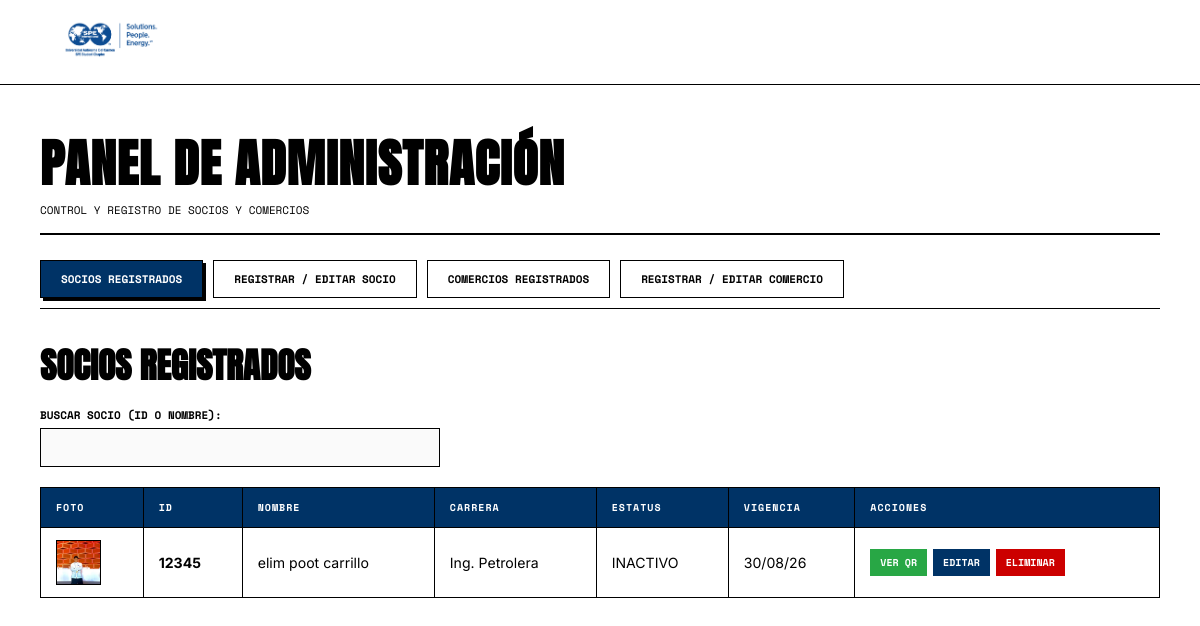
The page /admin on the database its author committed.
### tables this page shows
CREATE TABLE socios (
            id TEXT PRIMARY KEY,
            nombre TEXT NOT NULL,
            carrera TEXT NOT NULL,
            estatus TEXT NOT NULL,
            vigencia TEXT NOT NULL
        , foto TEXT);

### pageweb.py (the view, shortened to what this page needs)
@app.route('/admin', methods=['GET', 'POST'])
def admin():
    conn = get_db_connection()
    socios = conn.execute('SELECT * FROM socios').fetchall()
    locales = conn.execute('SELECT * FROM locales').fetchall()
    especiales_map = {}
    for l in locales:
        rows = conn.execute('SELECT titulo, descripcion, precio, foto, terminos FROM especiales_locales WHERE local_id = ?', (l['id'],)).fetchall()
        especiales_map[l['id']] = [dict(r) for r in rows]
    conn.close()
    return render_template('admin.html', socios=socios, locales=locales, especiales_map=especiales_map, condiciones_default=CONDICIONES_DEFAULT)

### pageweb.py (called while the page is built)
def get_db_connection():
    conn = sqlite3.connect(DB_NAME)
    conn.row_factory = sqlite3.Row
    return conn

### templates/admin.html (shortened to what this page needs)
<!DOCTYPE html>
<html lang="es">
<head>
</head>
<body>
    <nav class="admin-navbar">
        <a href="/">
            <img src="{{ url_for('static', filename='logo.png') }}" alt="Logo SPE" class="logo-img">
        </a>
    </nav>
    <div class="admin-container">
        <header class="admin-header">
            <h1>Panel de Administración</h1>
            <p style="font-family: 'Space Mono', monospace; font-size: 11px;">CONTROL Y REGISTRO DE SOCIOS Y COMERCIOS</p>
        </header>
        <div class="tabs-nav">
            <button class="tab-btn active" id="btn-tab-socios-lista" onclick="switchTab('tab-socios-lista', this)">Socios Registrados</button>
            <button class="tab-btn" id="btn-tab-socio-form" onclick="switchTab('tab-socio-form', this)">Registrar / Editar Socio</button>
            <button class="tab-btn" id="btn-tab-locales-lista" onclick="switchTab('tab-locales-lista', this)">Comercios Registrados</button>
            <button class="tab-btn" id="btn-tab-local-form" onclick="switchTab('tab-local-form', this)">Registrar / Editar Comercio</button>
        </div>
        <div id="tab-socios-lista" class="tab-content active table-section">
            <h2>Socios Registrados</h2>
            <div class="search-box">
                <label>BUSCAR SOCIO (ID O NOMBRE):</label>
                <input type="text" id="search-socios" onkeyup="buscarSocios()">
            </div>
            <table id="table-socios">
                <thead>
                    <tr>
                        <th>Foto</th>
                        <th>ID</th>
                        <th>Nombre</th>
                        <th>Carrera</th>
                        <th>Estatus</th>
                        <th>Vigencia</th>
                        <th>Acciones</th>
                    </tr>
                </thead>
                <tbody>
                    {% for s in socios %}
                    <tr>
                        <td>
                            {% if s.foto %}
                                <img src="{{ url_for('static', filename='fotos/' + s.foto) }}" class="thumb-img">
                            {% else %}
                                S/F
                            {% endif %}
                        </td>
                        <td><strong>{{ s.id }}</strong></td>
                        <td>{{ s.nombre }}</td>
                        <td>{{ s.carrera }}</td>
                        <td>{{ s.estatus }}</td>
                        <td>{{ s.vigencia }}</td>
                        <td>
                            <div class="action-btns">
                                <a href="{{ url_for('validar_socio', id=s.id) }}" target="_blank" class="btn-qr">Ver QR</a>
                                <button type="button" class="btn-edit" onclick="editarSocio('{{ s.id }}', '{{ s.nombre }}', '{{ s.carrera }}', '{{ s.estatus }}', '{{ s.vigencia }}')">Editar</button>
                                <form action="/admin" method="POST" onsubmit="return confirm('¿Eliminar socio?');" style="display:inline;">
                                    <button type="submit" class="btn-delete">Eliminar</button>
                                </form>
                            </div>
                        </td>
                    </tr>
                    {% else %}
                    <tr><td colspan="7">No hay socios registrados.</td></tr>
                    {% endfor %}
                </tbody>
            </table>
        </div>
    </div>
</body>
</html>

### templates/admin.html (style rules this page uses)
* { box-sizing: border-box; margin: 0; padding: 0; }
body { background-color: #ffffff; color: #000000; font-family: 'Inter', sans-serif; }
.admin-navbar { padding: 20px 60px; display: flex; justify-content: space-between; align-items: center; border-bottom: 1px solid #000000; background: #ffffff; }
.admin-navbar .logo-img { height: 40px; width: auto; }
.admin-container { max-width: 1200px; margin: 40px auto; padding: 0 40px; }
.admin-header { margin-bottom: 25px; border-bottom: 2px solid #000000; padding-bottom: 15px; }
.admin-header h1 { font-family: 'Anton', sans-serif; font-size: 3.2rem; text-transform: uppercase; letter-spacing: 1px; }
.tabs-nav { display: flex; gap: 10px; margin-bottom: 30px; border-bottom: 1px solid #000000; padding-bottom: 10px; flex-wrap: wrap; }
.tab-btn { background: #ffffff; color: #000000; border: 1px solid #000000; padding: 10px 20px; font-family: 'Space Mono', monospace; font-size: 11px; font-weight: 700; text-transform: uppercase; cursor: pointer; transition: all 0.2s ease; }
.tab-btn.active { background: #003366; color: #ffffff; box-shadow: 3px 3px 0px #000000; }
.tab-content { display: none; }
.tab-content.active { display: block; }
.search-box { margin-bottom: 20px; display: flex; flex-direction: column; gap: 5px; max-width: 400px; }
.search-box label { font-family: 'Space Mono', monospace; font-size: 11px; font-weight: 700; text-transform: uppercase; }
.search-box input { width: 100%; padding: 10px; border: 1px solid #000000; font-family: 'Inter', sans-serif; font-size: 0.9rem; outline: none; background: #fafafa; }
.table-section h2 { font-family: 'Anton', sans-serif; font-size: 2.2rem; text-transform: uppercase; margin-bottom: 15px; }
table { width: 100%; border-collapse: collapse; background: #ffffff; border: 1px solid #000000; margin-bottom: 30px; }
th, td { padding: 12px 15px; border: 1px solid #000000; text-align: left; font-size: 0.88rem; }
th { background: #003366; color: #ffffff; font-family: 'Space Mono', monospace; font-size: 10px; text-transform: uppercase; letter-spacing: 1px; }
.action-btns { display: flex; gap: 6px; align-items: center; }
.btn-qr { background: #28a745; color: #ffffff; border: none; padding: 6px 10px; font-family: 'Space Mono', monospace; font-size: 10px; font-weight: 700; text-decoration: none; text-transform: uppercase; display: inline-block; }
.btn-edit { background: #003366; color: #ffffff; border: none; padding: 6px 10px; font-family: 'Space Mono', monospace; font-size: 10px; font-weight: 700; cursor: pointer; text-transform: uppercase; }
.btn-delete { background: #cc0000; color: #ffffff; border: none; padding: 6px 10px; font-family: 'Space Mono', monospace; font-size: 10px; font-weight: 700; cursor: pointer; text-transform: uppercase; }
.thumb-img { width: 45px; height: 45px; object-fit: cover; border: 1px solid #000; display: block; }

### rows shown on the page
socios: foto (picture), id "12345", nombre "elim poot carrillo", carrera "Ing. Petrolera", estatus "INACTIVO", vigencia "30/08/26"
